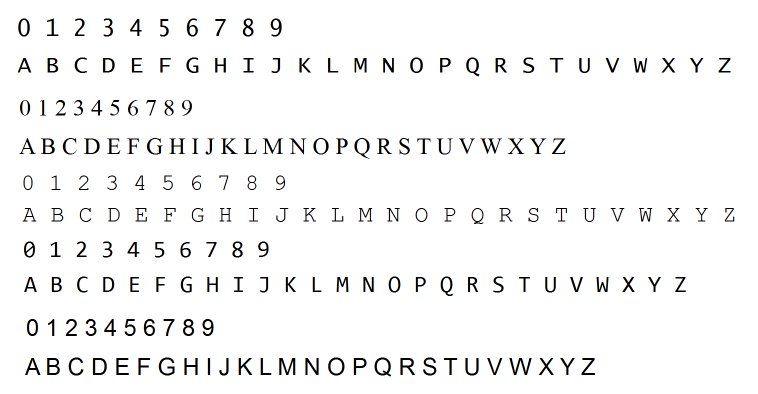
#> input picture training_chars.png, 1516 x 788 px (shown at 1/2 size)
$ python create_train_data.py
#> lines starting #> are read from the running program, lines starting #| are printed output that depends on the picture; after the words box and inside, x2 and y2 are one past the last pixel; in counts of white or black regions, pixels touching at a corner belong together
import cv2
import numpy as np
import random as rng


im=cv2.imread("training_chars.png")
#> im is the input picture: shape (788, 1516, 3); mean B, G, R 245.2, 245.2, 245.2
imgray = cv2.cvtColor(im, cv2.COLOR_BGR2GRAY)
ret, thresh = cv2.threshold(imgray,200 , 255, 0)
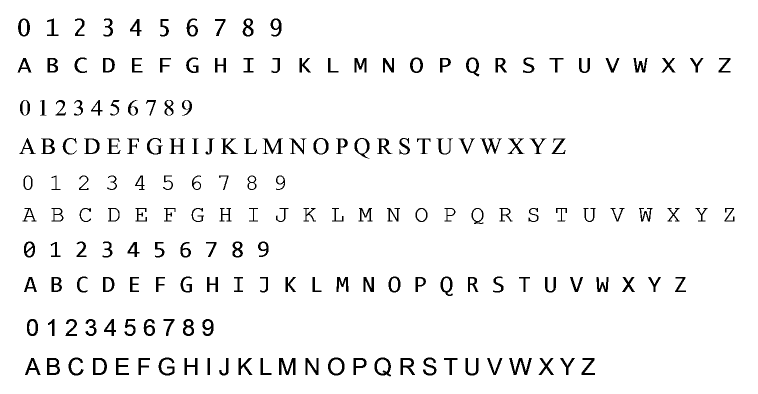
#> thresh: shape (788, 1516) (shown at 1/2 size); 95.7% white; 180 black regions
contours, hierarchy = cv2.findContours(thresh, cv2.RETR_TREE, cv2.CHAIN_APPROX_SIMPLE)
#> contours = 252 contours; largest, box (x1, y1, x2, y2) and area: (0, 0, 1516, 788) 1192305, (748, 714, 783, 754) 1042, (655, 714, 690, 752) 1019, (185, 715, 215, 751) 910, (708, 275, 740, 318) 904
contour_draw=cv2.drawContours(im, contours, -1, (0,0,0), 1)
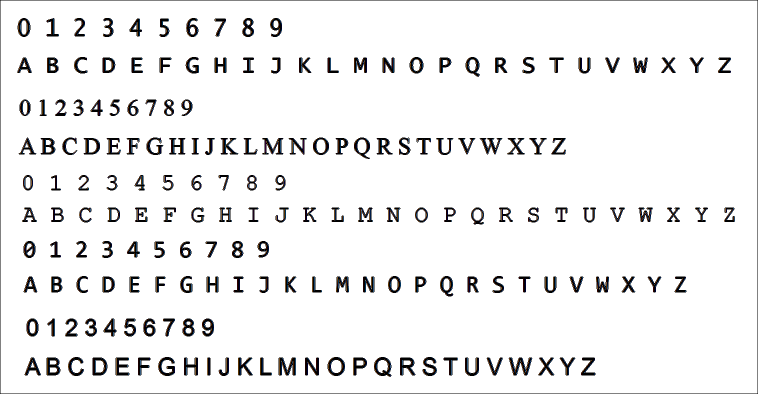
#> contour_draw: shape (788, 1516, 3) (shown at 1/2 size); mean B, G, R 238.9, 238.7, 238.9
count=0
crop_list=[]
for c in contours:
    count+=1
    # get the bounding rect
    x, y, w, h = cv2.boundingRect(c)
    # draw a rectangle to visualize the bounding rect

    bounded_img=cv2.rectangle(imgray, (x, y), (x+w, y+h), (0, 255, 0), 2)
    cv2.imshow("img,",bounded_img)
    crop_list.append(cv2.resize(im[y:y+h, x:x+w],(30,30),interpolation=cv2.INTER_AREA))
#> this loop made 252 passes
#> (x, y, w, h) on passes 2 to 4: (1162, 715, 29, 36), (1119, 715, 32, 36), (1076, 715, 33, 36)
#> pass 2, `bounded_img=cv2.rectangle(imgray, (x, y), (x+w, y+h), (0, 255, 0), 2)`:
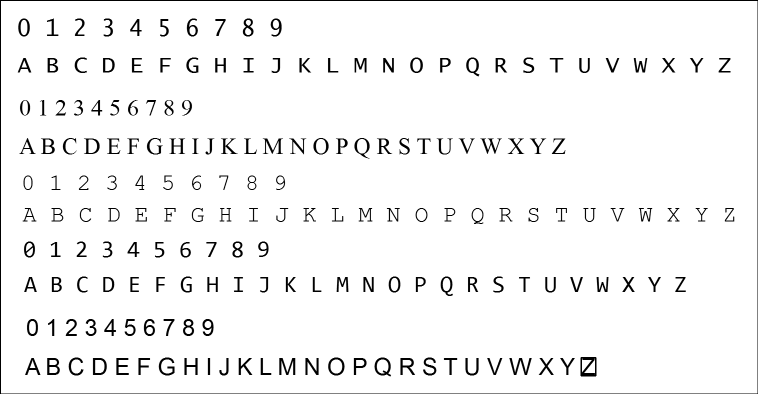
#> bounded_img: shape (788, 1516) (shown at 1/2 size); min 0, max 255, mean 243.6
#> after the loop:
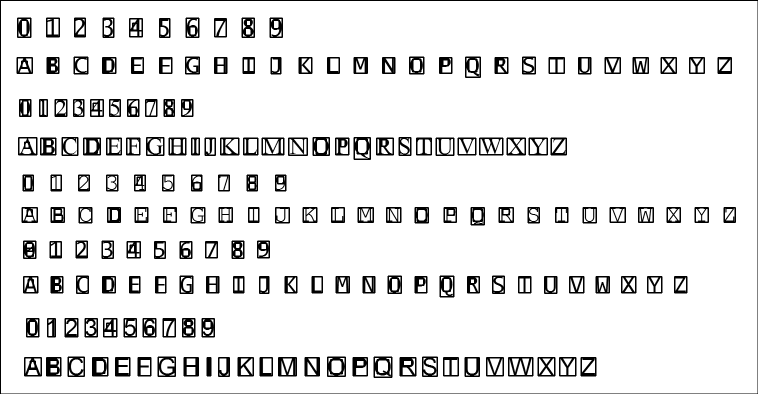
#> imgray: shape (788, 1516) (shown at 1/2 size); min 0, max 255, mean 229.9
#> after the loop, count = 252; crop_list = 252 items
d=0

for i in crop_list:
    filename = "images/file_%d.jpg"%d
    cv2.imwrite(filename, i)
    d+=1
#> this loop made 252 passes
#> pass 1, `cv2.imwrite(filename, i)`:
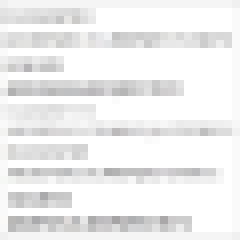
#> saved as file_0.jpg: shape (30, 30, 3) (shown 8 times larger); mean B, G, R 238.8, 238.7, 238.8
#> pass 2, `cv2.imwrite(filename, i)`:
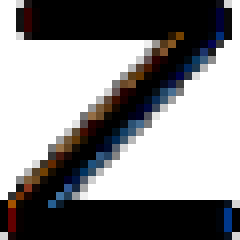
#> saved as file_1.jpg: shape (30, 30, 3) (shown 8 times larger); mean B, G, R 134.6, 133.5, 134.5
#> after the loop, d = 252
